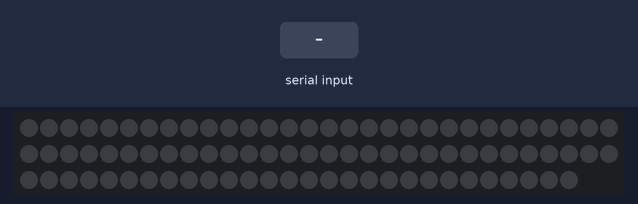
The program below on a simulated Raspberry Pi (BCM pin numbers). Parts: 88 RGB LEDs in strip order, left to right, continuing on the next row. The inputs (shaded band) are chosen by the test bench. What the program prints to the terminal is not drawn.

Above: at 1.2 s.
1.3 s: "blue" typed at the terminal, then Enter
At 2.05 s:
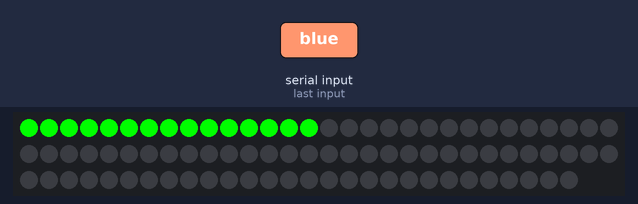
At 7.2 s:
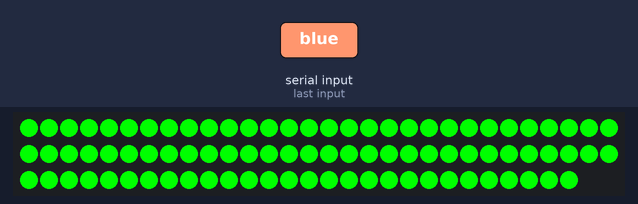

The program:

color.py
```python
import time
from rpi_ws281x import PixelStrip, Color
import argparse


#LED strip configuration
LED_COUNT = 88
LED_PIN = 18
LED_FREQ_HZ = 800000
LED_DMA = 10
LED_BRIGHTNESS = 255
LED_INVERT = False
LED_CHANNEL = 0

#Class assignment
def color(red, green, blue, white = 0):
    return (white << 24) | (red << 16) | (green << 8) | blue

def colorWipe(strip, color, wait_ms=50):
    for i in range(strip.numPixels()):
        strip.setPixelColor(i, color)
        strip.show()
        time.sleep(wait_ms / 1000.0)

#Color-variable assignment
def green():
    colorWipe(strip, Color(0, 0, 255))
def red():
    colorWipe(strip, Color(255, 0, 0))
def blue():
    colorWipe(strip, Color(0, 255, 0))
def purple():
    colorWipe(strip, Color(128, 128, 0))
def lightgrey():
    colorWipe(strip, Color(255, 203, 192))
def yellow():
    colorWipe(strip, Color(255, 0, 103))
##
def white():
    colorWipe(strip, Color(255, 255, 255))
def turnoff():
    colorWipe(strip, Color(0, 0, 0))
def cyan():
    colorWipe(strip, Color(0, 255, 255))
def navy():
    colorWipe(strip, Color(0, 128, 0))
def salmon():
    colorWipe(strip, Color(255, 150, 165))


#Main Code
if __name__ == '__main__':
    parser = argparse.ArgumentParser()
    parser.add_argument('-c','--clear', action='store_true', help= 'clear the display on exit')
    args = parser.parse_args()

    strip = PixelStrip(LED_COUNT, LED_PIN, LED_FREQ_HZ, LED_DMA, LED_INVERT, LED_BRIGHTNESS, LED_CHANNEL)
    strip.begin()

    print('Press Ctrl-C to quit.')
    if not args.clear:
        print('Use -c arguement to clear LEDs on exit')
    print('You can choose the following colors: green, red, blue, purple, light grey, yellow, white, cyan, navy, salmon, or turn off')
    try:
        while True:
            userinput = input('What color would you like: ')
            if userinput == 'blue':
                blue()
            if userinput == 'red':
                red()
            if userinput == 'purple':
                purple()
            if userinput == 'light grey':
                lightgrey()
            if userinput == 'yellow':
                yellow()
            if userinput == 'green':
                green()
            if userinput == 'white':
                white()
            if userinput == 'turn off':
                turnoff()
            if userinput == 'cyan':
                cyan()
            if userinput == 'navy':
                navy()
            if userinput == 'salmon':
                salmon()
            else:
                print = ('Please enter a valid color')

    except KeyboardInterrupt:
        if args.clear:
            colorWipe(strip, Color(0,0,0), 10)
```

Measured:
- after the input at 1.3 s, the LEDs: first change at once (image 1 shows a later state)
